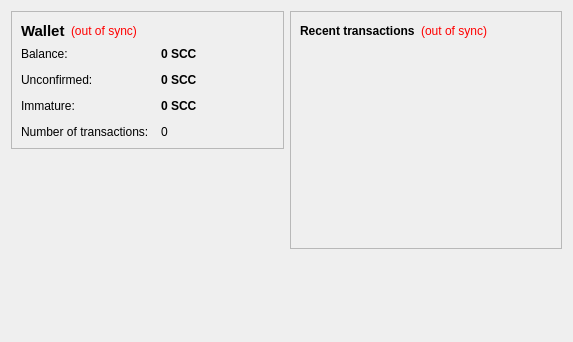
<?xml version="1.0" encoding="UTF-8"?>
<ui version="4.0">
 <class>OverviewPage</class>
 <widget class="QWidget" name="OverviewPage">
  <property name="geometry">
   <rect>
    <x>0</x>
    <y>0</y>
    <width>573</width>
    <height>342</height>
   </rect>
  </property>
  <property name="windowTitle">
   <string>Form</string>
  </property>
  <layout class="QHBoxLayout" name="horizontalLayout" stretch="1,1">
   <item>
    <layout class="QVBoxLayout" name="verticalLayout_2">
     <item>
      <widget class="QFrame" name="frame">
       <property name="frameShape">
        <enum>QFrame::StyledPanel</enum>
       </property>
       <property name="frameShadow">
        <enum>QFrame::Raised</enum>
       </property>
       <layout class="QVBoxLayout" name="verticalLayout_4">
        <item>
         <layout class="QHBoxLayout" name="horizontalLayout_4">
          <item>
           <widget class="QLabel" name="label_5">
            <property name="font">
             <font>
              <pointsize>11</pointsize>
              <weight>75</weight>
              <bold>true</bold>
             </font>
            </property>
            <property name="text">
             <string>Wallet</string>
            </property>
           </widget>
          </item>
          <item>
           <widget class="QLabel" name="labelWalletStatus">
            <property name="toolTip">
             <string>The displayed information may be out of date. Your wallet automatically synchronizes with the skint network after a connection is established, but this process has not completed yet.</string>
            </property>
            <property name="styleSheet">
             <string notr="true">QLabel { color: red; }</string>
            </property>
            <property name="text">
             <string notr="true">(out of sync)</string>
            </property>
            <property name="alignment">
             <set>Qt::AlignLeading|Qt::AlignLeft|Qt::AlignVCenter</set>
            </property>
           </widget>
          </item>
          <item>
           <spacer name="horizontalSpacer_2">
            <property name="orientation">
             <enum>Qt::Horizontal</enum>
            </property>
            <property name="sizeHint" stdset="0">
             <size>
              <width>40</width>
              <height>20</height>
             </size>
            </property>
           </spacer>
          </item>
         </layout>
        </item>
        <item>
         <layout class="QFormLayout" name="formLayout_2">
          <property name="fieldGrowthPolicy">
           <enum>QFormLayout::AllNonFixedFieldsGrow</enum>
          </property>
          <property name="horizontalSpacing">
           <number>12</number>
          </property>
          <property name="verticalSpacing">
           <number>12</number>
          </property>
          <item row="0" column="0">
           <widget class="QLabel" name="label">
            <property name="text">
             <string>Balance:</string>
            </property>
           </widget>
          </item>
          <item row="0" column="1">
           <widget class="QLabel" name="labelBalance">
            <property name="font">
             <font>
              <weight>75</weight>
              <bold>true</bold>
             </font>
            </property>
            <property name="cursor">
             <cursorShape>IBeamCursor</cursorShape>
            </property>
            <property name="toolTip">
             <string>Your current balance</string>
            </property>
            <property name="text">
             <string notr="true">0 SCC</string>
            </property>
            <property name="textInteractionFlags">
             <set>Qt::LinksAccessibleByMouse|Qt::TextSelectableByKeyboard|Qt::TextSelectableByMouse</set>
            </property>
           </widget>
          </item>
          <item row="1" column="0">
           <widget class="QLabel" name="label_3">
            <property name="text">
             <string>Unconfirmed:</string>
            </property>
           </widget>
          </item>
          <item row="1" column="1">
           <widget class="QLabel" name="labelUnconfirmed">
            <property name="font">
             <font>
              <weight>75</weight>
              <bold>true</bold>
             </font>
            </property>
            <property name="cursor">
             <cursorShape>IBeamCursor</cursorShape>
            </property>
            <property name="toolTip">
             <string>Total of transactions that have yet to be confirmed, and do not yet count toward the current balance</string>
            </property>
            <property name="text">
             <string notr="true">0 SCC</string>
            </property>
            <property name="textInteractionFlags">
             <set>Qt::LinksAccessibleByMouse|Qt::TextSelectableByKeyboard|Qt::TextSelectableByMouse</set>
            </property>
           </widget>
          </item>
          <item row="3" column="0">
           <widget class="QLabel" name="label_2">
            <property name="text">
             <string>Number of transactions:</string>
            </property>
           </widget>
          </item>
          <item row="3" column="1">
           <widget class="QLabel" name="labelNumTransactions">
            <property name="toolTip">
             <string>Total number of transactions in wallet</string>
            </property>
            <property name="text">
             <string notr="true">0</string>
            </property>
           </widget>
          </item>
          <item row="2" column="0">
           <widget class="QLabel" name="labelImmatureText">
            <property name="text">
             <string>Immature:</string>
            </property>
           </widget>
          </item>
          <item row="2" column="1">
           <widget class="QLabel" name="labelImmature">
            <property name="font">
             <font>
              <weight>75</weight>
              <bold>true</bold>
             </font>
            </property>
            <property name="toolTip">
             <string>Mined balance that has not yet matured</string>
            </property>
            <property name="text">
             <string notr="true">0 SCC</string>
            </property>
            <property name="textInteractionFlags">
             <set>Qt::LinksAccessibleByMouse|Qt::TextSelectableByKeyboard|Qt::TextSelectableByMouse</set>
            </property>
           </widget>
          </item>
         </layout>
        </item>
       </layout>
      </widget>
     </item>
     <item>
      <spacer name="verticalSpacer">
       <property name="orientation">
        <enum>Qt::Vertical</enum>
       </property>
       <property name="sizeHint" stdset="0">
        <size>
         <width>20</width>
         <height>40</height>
        </size>
       </property>
      </spacer>
     </item>
    </layout>
   </item>
   <item>
    <layout class="QVBoxLayout" name="verticalLayout_3">
     <item>
      <widget class="QFrame" name="frame_2">
       <property name="frameShape">
        <enum>QFrame::StyledPanel</enum>
       </property>
       <property name="frameShadow">
        <enum>QFrame::Raised</enum>
       </property>
       <layout class="QVBoxLayout" name="verticalLayout">
        <item>
         <layout class="QHBoxLayout" name="horizontalLayout_2">
          <item>
           <widget class="QLabel" name="label_4">
            <property name="text">
             <string>&lt;b&gt;Recent transactions&lt;/b&gt;</string>
            </property>
           </widget>
          </item>
          <item>
           <widget class="QLabel" name="labelTransactionsStatus">
            <property name="toolTip">
             <string>The displayed information may be out of date. Your wallet automatically synchronizes with the skint network after a connection is established, but this process has not completed yet.</string>
            </property>
            <property name="styleSheet">
             <string notr="true">QLabel { color: red; }</string>
            </property>
            <property name="text">
             <string notr="true">(out of sync)</string>
            </property>
            <property name="alignment">
             <set>Qt::AlignRight|Qt::AlignTrailing|Qt::AlignVCenter</set>
            </property>
           </widget>
          </item>
          <item>
           <spacer name="horizontalSpacer">
            <property name="orientation">
             <enum>Qt::Horizontal</enum>
            </property>
            <property name="sizeHint" stdset="0">
             <size>
              <width>40</width>
              <height>20</height>
             </size>
            </property>
           </spacer>
          </item>
         </layout>
        </item>
        <item>
         <widget class="QListView" name="listTransactions">
          <property name="styleSheet">
           <string notr="true">QListView { background: transparent; }</string>
          </property>
          <property name="frameShape">
           <enum>QFrame::NoFrame</enum>
          </property>
          <property name="verticalScrollBarPolicy">
           <enum>Qt::ScrollBarAlwaysOff</enum>
          </property>
          <property name="horizontalScrollBarPolicy">
           <enum>Qt::ScrollBarAlwaysOff</enum>
          </property>
          <property name="selectionMode">
           <enum>QAbstractItemView::NoSelection</enum>
          </property>
         </widget>
        </item>
       </layout>
      </widget>
     </item>
     <item>
      <spacer name="verticalSpacer_2">
       <property name="orientation">
        <enum>Qt::Vertical</enum>
       </property>
       <property name="sizeHint" stdset="0">
        <size>
         <width>20</width>
         <height>40</height>
        </size>
       </property>
      </spacer>
     </item>
    </layout>
   </item>
  </layout>
 </widget>
 <resources/>
 <connections/>
</ui>
